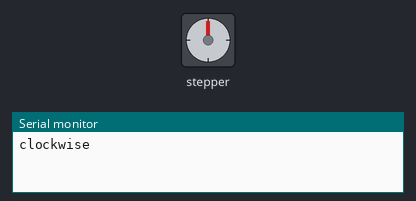
Bench run of a sketch on a simulated Arduino Uno, built with avr-gcc and run on an emulated ATmega328P. Parts: stepper motor, the last lines printed to the serial monitor. Stepper angles assume 2048 steps per turn.

Above: at 0.05 s.
At 2.0 s:
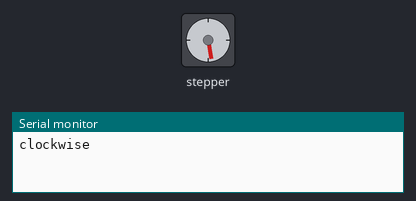
At 4.0 s:
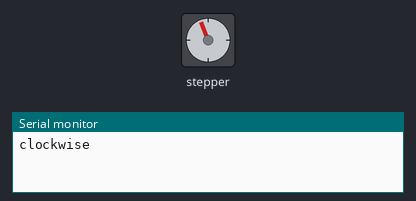
At 8.35 s:
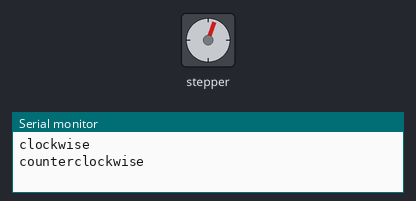
Timing chart, 0 to 11.8 s (numbered marks = the images above):
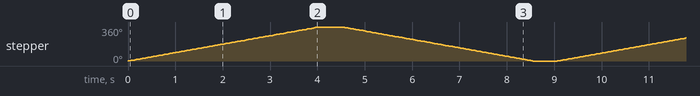

The sketch:

ARDUINO_NANO_STEPPER_28BYJ.ino
```cpp
#include <Stepper.h>

// Define number of steps per rotation:
const int stepsPerRevolution = 2048;

const int IN1 = 8;
const int IN2 = 9;
const int IN3 = 10;
const int IN4 = 11;

// Wiring:
// Pin 8 to IN1 on the ULN2003 driver
// Pin 9 to IN2 on the ULN2003 driver
// Pin 10 to IN3 on the ULN2003 driver
// Pin 11 to IN4 on the ULN2003 driver

// Create stepper object called 'myStepper', note the pin order:
Stepper myStepper = Stepper(stepsPerRevolution, IN1, IN3, IN2, IN4);

void setup() {
  // Set the speed to 5 rpm:
  myStepper.setSpeed(15);

  // Begin Serial communication at a baud rate of 9600:
  Serial.begin(9600);
}

void loop() {
  // Step one revolution in one direction:
  Serial.println("clockwise");
  myStepper.step(stepsPerRevolution);
  delay(500);

  // Step one revolution in the other direction:
  Serial.println("counterclockwise");
  myStepper.step(-stepsPerRevolution);
  delay(500);
}
```

Measured:
- by itself, stepper: turns 360° clockwise in 4.0 s, then 360° counter-clockwise in 4.0 s, repeating every 9.1 s
